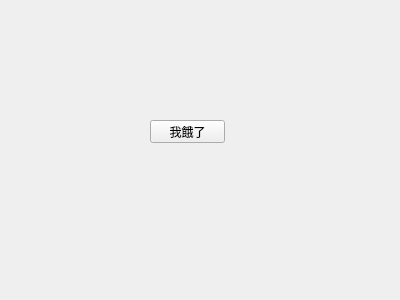
<?xml version="1.0" encoding="UTF-8"?>
<ui version="4.0">
 <class>Widget</class>
 <widget class="QWidget" name="Widget">
  <property name="geometry">
   <rect>
    <x>0</x>
    <y>0</y>
    <width>400</width>
    <height>300</height>
   </rect>
  </property>
  <property name="windowTitle">
   <string>Widget</string>
  </property>
  <widget class="QPushButton" name="hungry_btn">
   <property name="geometry">
    <rect>
     <x>150</x>
     <y>120</y>
     <width>75</width>
     <height>23</height>
    </rect>
   </property>
   <property name="text">
    <string>我餓了</string>
   </property>
  </widget>
 </widget>
 <layoutdefault spacing="6" margin="11"/>
 <resources/>
 <connections/>
</ui>
